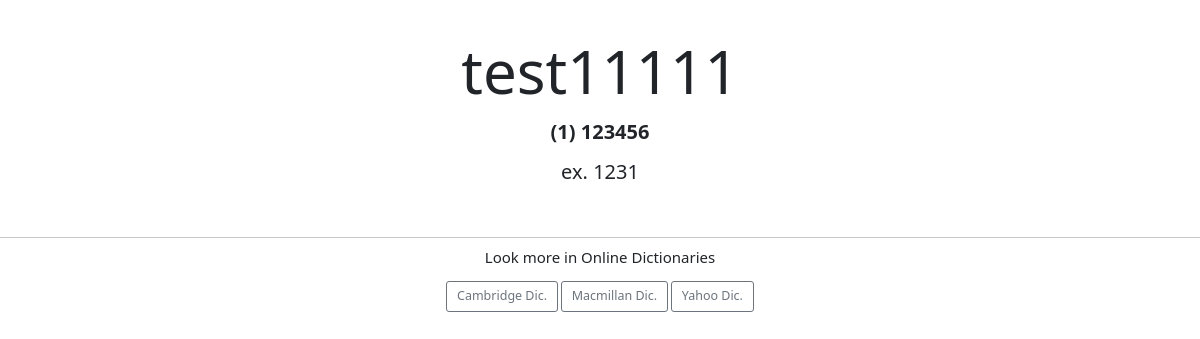
Page /search?word=test11111 on the committed database.
### main.py (models this page shows)
class NewWord(db.Model):
    id = db.Column(db.Integer, primary_key=True)
    word = db.Column(db.String(20), unique=True, nullable=False)
    pronunciation = db.Column(db.String(20))
    meaning1 = db.Column(db.String(300), nullable=False)
    meaning2 = db.Column(db.String(300), nullable=False)
    meaning3 = db.Column(db.String(300), nullable=False)

### main.py (the view, shortened to what this page needs)
@app.route("/search", methods=["GET", "POST"])
@cross_origin()
def search(word=None):
    searching_word = NewWord.query.filter_by(word=request.args['word']).first()
    return render_template("search.html", searching_word=vars(searching_word))

### templates/search.html (shortened to what this page needs)
{% extends 'bootstrap/base.html' %}
{% block styles %}
{{ super() }}
<link href="https://cdn.jsdelivr.net/npm/bootstrap@5.1.1/dist/css/bootstrap.min.css" rel="stylesheet"
>
<link rel="stylesheet" href="{{ url_for('static', filename='css/styles.css') }}">
{% endblock %}
{% block content %}
<h1>{{ searching_word.word }}</h1>
<p><b>(1) {{ searching_word.meaning1.split('@', 1 )[0] }}</b></p>
<p>ex. {{ searching_word.meaning1.split('@', 1 )[1] }}</p>
<div id="dic-footer">
    <hr>
<h4>Look more in Online Dictionaries</h4>
<a role="button" class="btn btn-outline-secondary btn-lg footer-btn" href="https://dictionary.cambridge.org/dictionary/english/{{searching_word.word}}" target="_blank">Cambridge Dic.</a>
<a role="button" class="btn btn-outline-secondary btn-lg footer-btn" href="https://www.macmillandictionary.com/dictionary/british/{{searching_word.word}}" target="_blank">Macmillan Dic.</a>
<a role="button" class="btn btn-outline-secondary btn-lg footer-btn" href="https://tw.dictionary.search.yahoo.com/search;_ylt=Awrtia8FdvBiy.YAHwtr1gt.;_ylu=Y29sbwN0dzEEcG9zAzEEdnRpZAMEc2VjA3Nj?p={{searching_word.word}}&fr2=cosmos&fr=sfp" target="_blank">Yahoo Dic.</a>
</div>
{% endblock %}

### static/css/styles.css (style rules this page uses)
body { text-align: center; padding:3.5rem 0; }
h1 { font-size: 60px; }
p { font-size: 20px; }
#dic-footer { margin-top: 5rem; }
.footer-btn { margin-top: 1rem; }

### rows in the picture
NewWord: word "test11111", meaning1 "123456", meaning1 "1231"
